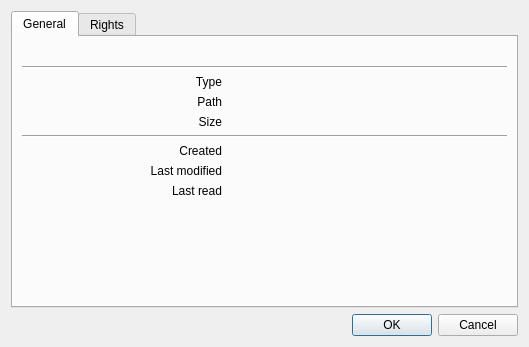
<?xml version="1.0" encoding="UTF-8"?>
<ui version="4.0">
 <class>FileInfoWindow</class>
 <widget class="QDialog" name="FileInfoWindow">
  <property name="geometry">
   <rect>
    <x>0</x>
    <y>0</y>
    <width>516</width>
    <height>347</height>
   </rect>
  </property>
  <property name="windowTitle">
   <string>Properties</string>
  </property>
  <layout class="QVBoxLayout" name="verticalLayout_2">
   <item>
    <widget class="QTabWidget" name="tabWidget">
     <property name="currentIndex">
      <number>0</number>
     </property>
     <widget class="QWidget" name="general">
      <attribute name="title">
       <string>General</string>
      </attribute>
      <layout class="QVBoxLayout" name="verticalLayout">
       <item>
        <layout class="QHBoxLayout" name="layout_name">
         <item>
          <widget class="QLabel" name="label_icon">
           <property name="minimumSize">
            <size>
             <width>200</width>
             <height>0</height>
            </size>
           </property>
           <property name="maximumSize">
            <size>
             <width>200</width>
             <height>16777215</height>
            </size>
           </property>
           <property name="alignment">
            <set>Qt::AlignCenter</set>
           </property>
          </widget>
         </item>
         <item>
          <widget class="QLabel" name="label_name"/>
         </item>
        </layout>
       </item>
       <item>
        <widget class="Line" name="line_2">
         <property name="orientation">
          <enum>Qt::Horizontal</enum>
         </property>
        </widget>
       </item>
       <item>
        <layout class="QHBoxLayout" name="layout_type">
         <item>
          <widget class="QLabel" name="label_type">
           <property name="minimumSize">
            <size>
             <width>200</width>
             <height>0</height>
            </size>
           </property>
           <property name="maximumSize">
            <size>
             <width>200</width>
             <height>16777215</height>
            </size>
           </property>
           <property name="text">
            <string>Type</string>
           </property>
           <property name="alignment">
            <set>Qt::AlignRight|Qt::AlignTrailing|Qt::AlignVCenter</set>
           </property>
          </widget>
         </item>
         <item>
          <widget class="QLabel" name="label_typeData"/>
         </item>
        </layout>
       </item>
       <item>
        <layout class="QHBoxLayout" name="layout_path">
         <item>
          <widget class="QLabel" name="label_path">
           <property name="minimumSize">
            <size>
             <width>200</width>
             <height>0</height>
            </size>
           </property>
           <property name="maximumSize">
            <size>
             <width>200</width>
             <height>16777215</height>
            </size>
           </property>
           <property name="text">
            <string>Path</string>
           </property>
           <property name="alignment">
            <set>Qt::AlignRight|Qt::AlignTrailing|Qt::AlignVCenter</set>
           </property>
          </widget>
         </item>
         <item>
          <widget class="QLabel" name="label_pathData"/>
         </item>
        </layout>
       </item>
       <item>
        <layout class="QHBoxLayout" name="layout_size">
         <item>
          <widget class="QLabel" name="label_size">
           <property name="minimumSize">
            <size>
             <width>200</width>
             <height>0</height>
            </size>
           </property>
           <property name="maximumSize">
            <size>
             <width>200</width>
             <height>16777215</height>
            </size>
           </property>
           <property name="text">
            <string>Size</string>
           </property>
           <property name="alignment">
            <set>Qt::AlignRight|Qt::AlignTrailing|Qt::AlignVCenter</set>
           </property>
          </widget>
         </item>
         <item>
          <widget class="QLabel" name="label_sizeData"/>
         </item>
        </layout>
       </item>
       <item>
        <widget class="Line" name="line">
         <property name="orientation">
          <enum>Qt::Horizontal</enum>
         </property>
        </widget>
       </item>
       <item>
        <layout class="QHBoxLayout" name="layout_created">
         <item>
          <widget class="QLabel" name="label_created">
           <property name="minimumSize">
            <size>
             <width>200</width>
             <height>0</height>
            </size>
           </property>
           <property name="maximumSize">
            <size>
             <width>200</width>
             <height>16777215</height>
            </size>
           </property>
           <property name="text">
            <string>Created</string>
           </property>
           <property name="alignment">
            <set>Qt::AlignRight|Qt::AlignTrailing|Qt::AlignVCenter</set>
           </property>
          </widget>
         </item>
         <item>
          <widget class="QLabel" name="label_createdData"/>
         </item>
        </layout>
       </item>
       <item>
        <layout class="QHBoxLayout" name="layout_modified">
         <item>
          <widget class="QLabel" name="label_modified">
           <property name="minimumSize">
            <size>
             <width>200</width>
             <height>0</height>
            </size>
           </property>
           <property name="maximumSize">
            <size>
             <width>200</width>
             <height>16777215</height>
            </size>
           </property>
           <property name="text">
            <string>Last modified</string>
           </property>
           <property name="alignment">
            <set>Qt::AlignRight|Qt::AlignTrailing|Qt::AlignVCenter</set>
           </property>
          </widget>
         </item>
         <item>
          <widget class="QLabel" name="label_modifiedData"/>
         </item>
        </layout>
       </item>
       <item>
        <layout class="QHBoxLayout" name="layout_access">
         <item>
          <widget class="QLabel" name="label_access">
           <property name="minimumSize">
            <size>
             <width>200</width>
             <height>0</height>
            </size>
           </property>
           <property name="maximumSize">
            <size>
             <width>200</width>
             <height>16777215</height>
            </size>
           </property>
           <property name="text">
            <string>Last read</string>
           </property>
           <property name="alignment">
            <set>Qt::AlignRight|Qt::AlignTrailing|Qt::AlignVCenter</set>
           </property>
          </widget>
         </item>
         <item>
          <widget class="QLabel" name="label_accessData"/>
         </item>
        </layout>
       </item>
       <item>
        <spacer name="verticalSpacer">
         <property name="orientation">
          <enum>Qt::Vertical</enum>
         </property>
         <property name="sizeHint" stdset="0">
          <size>
           <width>485</width>
           <height>80</height>
          </size>
         </property>
        </spacer>
       </item>
      </layout>
     </widget>
     <widget class="QWidget" name="rights">
      <attribute name="title">
       <string>Rights</string>
      </attribute>
      <layout class="QVBoxLayout" name="verticalLayout_5">
       <item>
        <widget class="QGroupBox" name="ownerBox">
         <property name="title">
          <string>Owner and group</string>
         </property>
         <layout class="QVBoxLayout" name="verticalLayout_3">
          <item>
           <layout class="QHBoxLayout" name="layout_owner">
            <item>
             <widget class="QLabel" name="label_owner">
              <property name="minimumSize">
               <size>
                <width>200</width>
                <height>0</height>
               </size>
              </property>
              <property name="maximumSize">
               <size>
                <width>200</width>
                <height>16777215</height>
               </size>
              </property>
              <property name="text">
               <string>Owner</string>
              </property>
              <property name="alignment">
               <set>Qt::AlignRight|Qt::AlignTrailing|Qt::AlignVCenter</set>
              </property>
             </widget>
            </item>
            <item>
             <widget class="QLabel" name="label_ownerData"/>
            </item>
           </layout>
          </item>
          <item>
           <layout class="QHBoxLayout" name="layout_group">
            <item>
             <widget class="QLabel" name="label_group">
              <property name="minimumSize">
               <size>
                <width>200</width>
                <height>0</height>
               </size>
              </property>
              <property name="maximumSize">
               <size>
                <width>200</width>
                <height>16777215</height>
               </size>
              </property>
              <property name="text">
               <string>Group</string>
              </property>
              <property name="alignment">
               <set>Qt::AlignRight|Qt::AlignTrailing|Qt::AlignVCenter</set>
              </property>
             </widget>
            </item>
            <item>
             <widget class="QLabel" name="label_groupData"/>
            </item>
           </layout>
          </item>
         </layout>
        </widget>
       </item>
       <item>
        <widget class="QGroupBox" name="rightsBox">
         <property name="title">
          <string>Rights</string>
         </property>
         <layout class="QVBoxLayout" name="verticalLayout_4">
          <item>
           <layout class="QHBoxLayout" name="layout_rOwner">
            <item>
             <widget class="QLabel" name="label_rOwner">
              <property name="minimumSize">
               <size>
                <width>200</width>
                <height>0</height>
               </size>
              </property>
              <property name="maximumSize">
               <size>
                <width>200</width>
                <height>16777215</height>
               </size>
              </property>
              <property name="text">
               <string>Owner</string>
              </property>
              <property name="alignment">
               <set>Qt::AlignRight|Qt::AlignTrailing|Qt::AlignVCenter</set>
              </property>
             </widget>
            </item>
            <item>
             <widget class="QLabel" name="label_rOwnerData"/>
            </item>
           </layout>
          </item>
          <item>
           <layout class="QHBoxLayout" name="layout_rGroup">
            <item>
             <widget class="QLabel" name="label_rGroup">
              <property name="minimumSize">
               <size>
                <width>200</width>
                <height>0</height>
               </size>
              </property>
              <property name="maximumSize">
               <size>
                <width>200</width>
                <height>16777215</height>
               </size>
              </property>
              <property name="text">
               <string>Group</string>
              </property>
              <property name="alignment">
               <set>Qt::AlignRight|Qt::AlignTrailing|Qt::AlignVCenter</set>
              </property>
             </widget>
            </item>
            <item>
             <widget class="QLabel" name="label_rGroupData"/>
            </item>
           </layout>
          </item>
          <item>
           <layout class="QHBoxLayout" name="layout_rWorld">
            <item>
             <widget class="QLabel" name="label_rWorld">
              <property name="minimumSize">
               <size>
                <width>200</width>
                <height>0</height>
               </size>
              </property>
              <property name="maximumSize">
               <size>
                <width>200</width>
                <height>16777215</height>
               </size>
              </property>
              <property name="text">
               <string>World</string>
              </property>
              <property name="alignment">
               <set>Qt::AlignRight|Qt::AlignTrailing|Qt::AlignVCenter</set>
              </property>
             </widget>
            </item>
            <item>
             <widget class="QLabel" name="label_rWorldData"/>
            </item>
           </layout>
          </item>
          <item>
           <layout class="QHBoxLayout" name="layout_rExe">
            <item>
             <widget class="QLabel" name="label_rExe">
              <property name="minimumSize">
               <size>
                <width>200</width>
                <height>0</height>
               </size>
              </property>
              <property name="maximumSize">
               <size>
                <width>200</width>
                <height>16777215</height>
               </size>
              </property>
             </widget>
            </item>
            <item>
             <widget class="QCheckBox" name="checkBox_rExe">
              <property name="text">
               <string>Executable</string>
              </property>
             </widget>
            </item>
           </layout>
          </item>
         </layout>
        </widget>
       </item>
       <item>
        <spacer name="verticalSpacer_2">
         <property name="orientation">
          <enum>Qt::Vertical</enum>
         </property>
         <property name="sizeHint" stdset="0">
          <size>
           <width>20</width>
           <height>40</height>
          </size>
         </property>
        </spacer>
       </item>
      </layout>
     </widget>
    </widget>
   </item>
   <item>
    <widget class="QDialogButtonBox" name="buttonBox">
     <property name="orientation">
      <enum>Qt::Horizontal</enum>
     </property>
     <property name="standardButtons">
      <set>QDialogButtonBox::Cancel|QDialogButtonBox::Ok</set>
     </property>
    </widget>
   </item>
  </layout>
 </widget>
 <resources/>
 <connections>
  <connection>
   <sender>buttonBox</sender>
   <signal>accepted()</signal>
   <receiver>FileInfoWindow</receiver>
   <slot>accept()</slot>
   <hints>
    <hint type="sourcelabel">
     <x>248</x>
     <y>254</y>
    </hint>
    <hint type="destinationlabel">
     <x>157</x>
     <y>274</y>
    </hint>
   </hints>
  </connection>
  <connection>
   <sender>buttonBox</sender>
   <signal>rejected()</signal>
   <receiver>FileInfoWindow</receiver>
   <slot>reject()</slot>
   <hints>
    <hint type="sourcelabel">
     <x>316</x>
     <y>260</y>
    </hint>
    <hint type="destinationlabel">
     <x>286</x>
     <y>274</y>
    </hint>
   </hints>
  </connection>
 </connections>
</ui>
